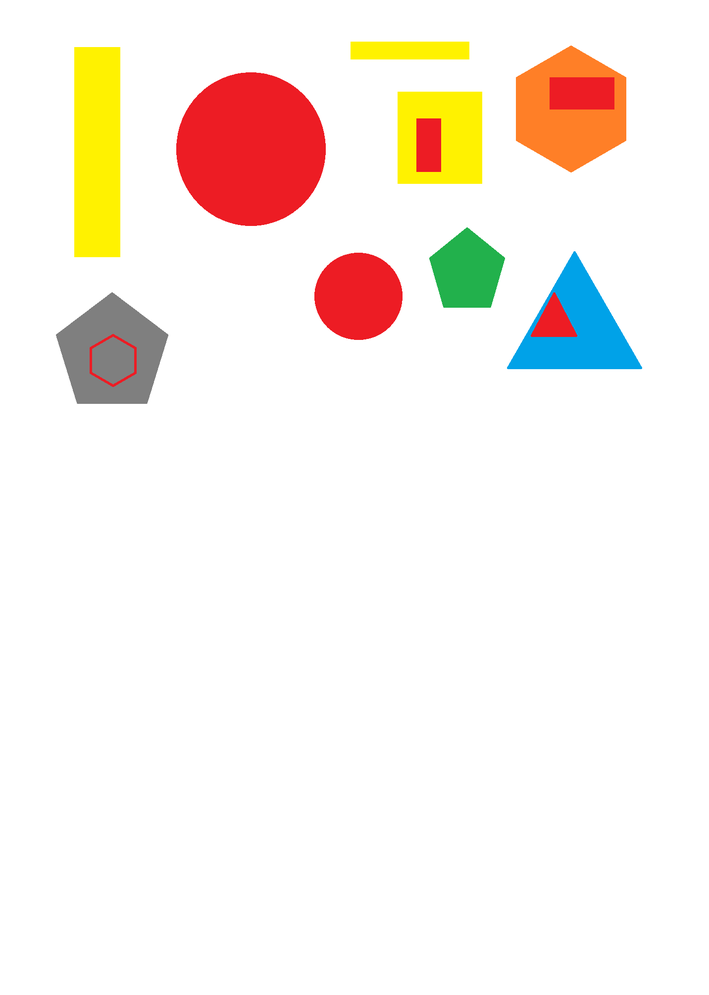
#> input picture Images/pruebita.png, 709 x 995 px, shrunk from 1432 x 2008 before the run, found by its file name
$ python Figuras.py
#> lines starting #> are read from the running program, lines starting #| are printed output that depends on the picture; after the words box and inside, x2 and y2 are one past the last pixel; in counts of white or black regions, pixels touching at a corner belong together
import cv2
import numpy as np


imagen = cv2.imread('Images/pruebita.png')
#> imagen is the input picture: shape (995, 709, 3); mean B, G, R 234, 240.9, 248.9
imagenHSV = cv2.cvtColor(imagen,cv2.COLOR_BGR2HSV);
#> imagenHSV: shape (995, 709, 3); mean H, S, V 10, 22.2, 252
gray = cv2.cvtColor(imagen, cv2.COLOR_BGR2GRAY)
canny = cv2.Canny(gray, 10, 150)
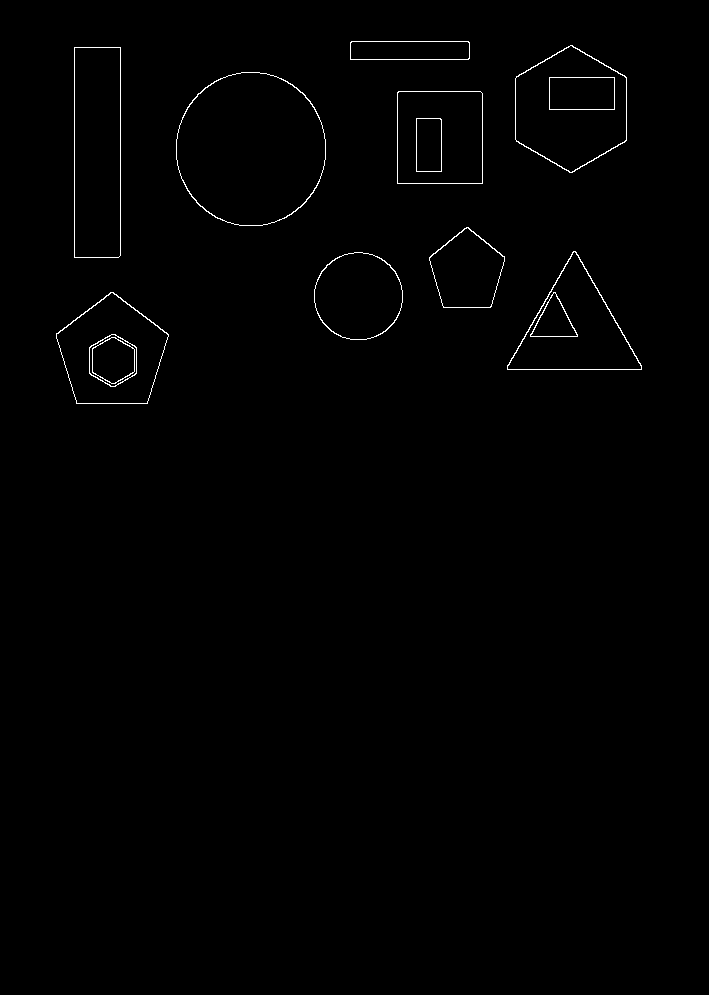
#> canny: shape (995, 709); 0.65% white in thin lines or dots, all inside (x1, y1, x2, y2) = (56, 41, 642, 404)
canny = cv2.dilate(canny, None, iterations=1)
#> canny: shape (995, 709); 2% white; 12 white regions, largest, box (x1, y1, x2, y2) and area: (506, 250, 643, 371) 2027, (175, 71, 327, 227) 1765, (73, 46, 122, 259) 1534
canny = cv2.erode(canny, None, iterations=1)

redBajo1 = np.array([0, 100, 20], np.uint8)
redAlto1 = np.array([8, 255, 255], np.uint8)
redBajo2=np.array([175, 100, 20], np.uint8)
redAlto2=np.array([179, 255, 255], np.uint8)
maskRed1 = cv2.inRange(imagenHSV, redBajo1, redAlto1)
#> maskRed1: shape (995, 709); 0.04% white in thin lines or dots, all inside (x1, y1, x2, y2) = (417, 77, 615, 336)
maskRed2 = cv2.inRange(imagenHSV, redBajo2, redAlto2)
#> maskRed2: shape (995, 709); 4.1% white; 6 white regions, box (x1, y1, x2, y2) and area: (176, 72, 326, 226) 18033, (314, 253, 403, 340) 6045, (550, 78, 614, 109) 1984, (417, 119, 441, 171) 1177, (531, 293, 577, 337) 1069, (89, 334, 137, 387) 439
mask = cv2.add(maskRed1, maskRed2)
#> mask: shape (995, 709); 4.1% white; 6 white regions, box (x1, y1, x2, y2) and area: (176, 72, 326, 226) 18033, (314, 253, 403, 340) 6045, (549, 77, 615, 110) 2176, (417, 119, 441, 172) 1272, (531, 293, 577, 337) 1084, (89, 334, 137, 387) 439

LimiteInferior = np.array([25,100,20],np.uint8)
LimiteSuperior = np.array([33,255,255],np.uint8)

maskY = cv2.inRange(imagenHSV, LimiteInferior, LimiteSuperior);
#> maskY: shape (995, 709); 2.6% white; 3 white regions, box (x1, y1, x2, y2) and area: (74, 47, 120, 257) 9660, (397, 92, 482, 184) 6468, (350, 42, 470, 60) 2142

LimiteInferior = np.array([81,100,20],np.uint8)
LimiteSuperior = np.array([125,255,255],np.uint8)
maskB = cv2.inRange(imagenHSV, LimiteInferior, LimiteSuperior);
#> maskB: shape (995, 709); 1% white; 1 white region, box (x1, y1, x2, y2) and area: (507, 251, 642, 369) 7039

LimiteInferior = np.array([34,100,20],np.uint8)
LimiteSuperior = np.array([80,255,255],np.uint8)
maskG = cv2.inRange(imagenHSV, LimiteInferior, LimiteSuperior);
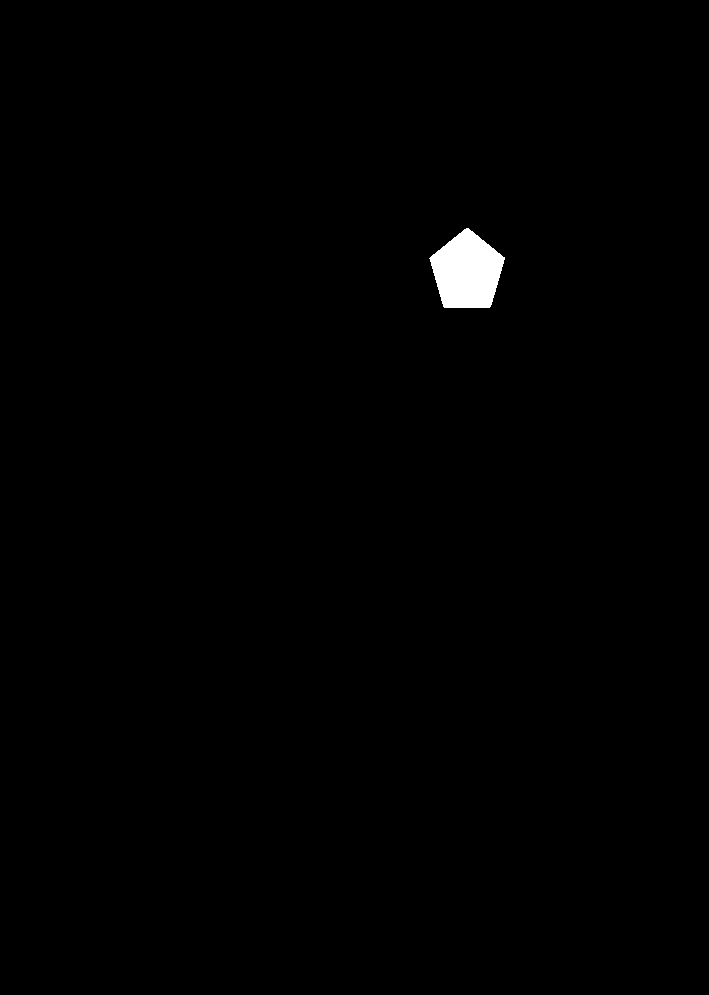
#> maskG: shape (995, 709); 0.6% white; 1 white region


cv2.imshow('image',mask)
cv2.waitKey(0)

contornos,_ = cv2.findContours(mask, cv2.RETR_EXTERNAL, cv2.CHAIN_APPROX_SIMPLE)
#> contornos = 6 contours; box (x1, y1, x2, y2) and area: (176, 72, 326, 226) 17818, (314, 253, 403, 340) 5920, (549, 77, 615, 110) 2079, (89, 334, 137, 387) 1844, (417, 119, 441, 172) 1196, (531, 293, 577, 337) 1017
contornosY,_ = cv2.findContours(maskY, cv2.RETR_EXTERNAL, cv2.CHAIN_APPROX_SIMPLE)
#> contornosY = 3 contours; box (x1, y1, x2, y2) and area: (74, 47, 120, 257) 9405, (397, 92, 482, 184) 7644, (350, 42, 470, 60) 2006
contornosB,_ = cv2.findContours(maskB, cv2.RETR_EXTERNAL, cv2.CHAIN_APPROX_SIMPLE)
#> contornosB = 1 contour; box (x1, y1, x2, y2) and area: (507, 251, 642, 369) 7968
contornosG,_ = cv2.findContours(maskG, cv2.RETR_EXTERNAL, cv2.CHAIN_APPROX_SIMPLE)
#> contornosG = 1 contour; box (x1, y1, x2, y2) and area: (429, 228, 505, 308) 4138
circ= [0,0,0,0];
tria = [0,0,0,0];
rect = [0,0,0,0];
cuad = [0,0,0,0];
pent = [0,0,0,0];
hex = [0,0,0,0];

for c in contornos:
    length = cv2.arcLength(c,True) #arcLength = perimeter
    epsilon = 0.01*length
    approx = cv2.approxPolyDP(c,epsilon,True) #  algoritmo de Douglas-Peucker - https://en.wikipedia.org/wiki/Ramer%E2%80%93Douglas%E2%80%93Peucker_algorithm
    print(len(approx))
    x,y,w,h = cv2.boundingRect(approx)
    if len(approx)==3:
      cv2.putText(imagen,'Triangulo', (x,y-5),1,1.5,(0,255,0),2)
      tria[2] += 1;
    if len(approx)==4:
      relacionAspecto = float(w)/h
      print('aspect_ratio= ', relacionAspecto)
      if relacionAspecto == 1:
        cv2.putText(imagen,'Cuadrado', (x,y-5),1,1.5,(0,255,0),2)
        cuad[2] += 1;
      else:
        cv2.putText(imagen,'Rectangulo', (x,y-5),1,1.5,(0,255,0),2)
        rect[2] += 1;
    if len(approx)==5:
      cv2.putText(imagen,'Pentagono', (x,y-5),1,1.5,(0,255,0),2)
      pent[2] +=1;
    if len(approx)==6:
      cv2.putText(imagen,'Hexagono', (x,y-5),1,1.5,(0,255,0),2)
      hex[2] += 1;
    if len(approx)>10:
      cv2.putText(imagen,'Circulo', (x,y-5),1,1.5,(0,255,0),2)
      circ[2] += 1;
    cv2.drawContours(imagen, [approx], 0, (0,255,0),2)
    cv2.imshow('image',imagen)
    cv2.waitKey(0)
#> this loop made 6 passes
#> (length, epsilon, approx, x, y, w, h, relacionAspecto) on passes 2, 4, 5: (150.2, 1.5, [[553, 293], [531, 336], [576, 336], [558, 299]], 531, 293, 46, 44, 1.05), (150, 1.5, [[417, 119], [417, 171], [440, 171], [440, 119]], 417, 119, 24, 53, 0.453), (192.8, 1.93, [[549, 77], [550, 109], [614, 108], [614, 77]], 549, 77, 66, 33, 2)
#> (printed output is left out)
#> after the loop, circ = [0, 0, 2, 0]; cuad = [0, 0, 0, 0]; hex = [0, 0, 1, 0]; pent = [0, 0, 0, 0]; rect = [0, 0, 3, 0]; tria = [0, 0, 0, 0]


for c in contornosY:
    length = cv2.arcLength(c,True) #arcLength = perimeter
    epsilon = 0.01*length
    approx = cv2.approxPolyDP(c,epsilon,True) #  algoritmo de Douglas-Peucker - https://en.wikipedia.org/wiki/Ramer%E2%80%93Douglas%E2%80%93Peucker_algorithm
    print(len(approx))
    x,y,w,h = cv2.boundingRect(approx)
    if len(approx)==3:
      cv2.putText(imagen,'Triangulo', (x,y-5),1,1.5,(0,255,0),2)
      tria[3] += 1;
    if len(approx)==4:
      relacionAspecto = float(w)/h
      print('aspect_ratio= ', relacionAspecto)
      if relacionAspecto == 1:
        cv2.putText(imagen,'Cuadrado', (x,y-5),1,1.5,(0,255,0),2)
        cuad[3] += 1;
      else:
        cv2.putText(imagen,'Rectangulo', (x,y-5),1,1.5,(0,255,0),2)
        rect[3] += 1;
    if len(approx)==5:
      cv2.putText(imagen,'Pentagono', (x,y-5),1,1.5,(0,255,0),2)
      pent[3] +=1;
    if len(approx)==6:
      cv2.putText(imagen,'Hexagono', (x,y-5),1,1.5,(0,255,0),2)
      hex[3] += 1;
    if len(approx)>10:
      cv2.putText(imagen,'Circulo', (x,y-5),1,1.5,(0,255,0),2)
      circ[3] += 1;
    cv2.drawContours(imagen, [approx], 0, (0,255,0),2)
    cv2.imshow('image',imagen)
    cv2.waitKey(0)
#> this loop made 3 passes
#> (length, epsilon, approx, x, y, w, h, relacionAspecto) on passes 1 to 3: (349.4, 3.49, [[397, 92], [397, 182], [481, 183], [481, 92]], 397, 92, 85, 92, 0.924), (508, 5.08, [[74, 47], [74, 256], [119, 256], [119, 47]], 74, 47, 46, 210, 0.219), (270.2, 2.7, [[350, 42], [351, 59], [469, 58], [468, 42]], 350, 42, 120, 18, 6.67)
#> (printed output is left out)
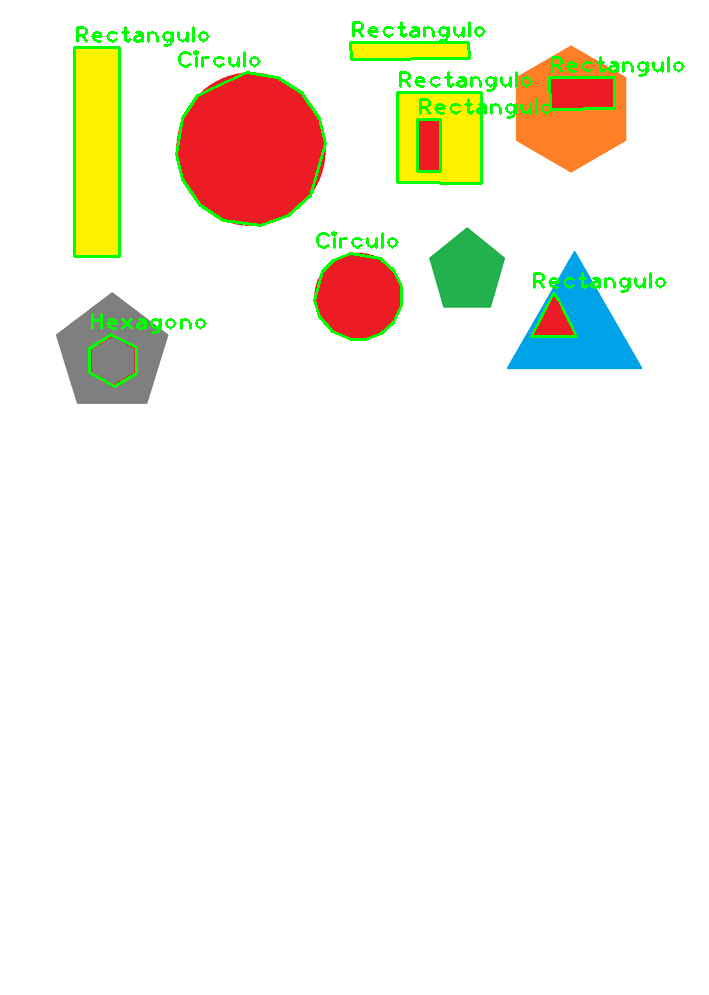
#> imagen: shape (995, 709, 3); mean B, G, R 231.3, 242.2, 244.2
#> after the loop, rect = [0, 0, 3, 3]

for c in contornosB:
    length = cv2.arcLength(c,True) #arcLength = perimeter
    epsilon = 0.01*length
    approx = cv2.approxPolyDP(c,epsilon,True) #  algoritmo de Douglas-Peucker - https://en.wikipedia.org/wiki/Ramer%E2%80%93Douglas%E2%80%93Peucker_algorithm
    print(len(approx))
    x,y,w,h = cv2.boundingRect(approx)
    if len(approx)==3:
      cv2.putText(imagen,'Triangulo', (x,y-5),1,1.5,(0,255,0),2)
      tria[0] += 1;
    if len(approx)==4:
      relacionAspecto = float(w)/h
      print('aspect_ratio= ', relacionAspecto)
      if relacionAspecto == 1:
        cv2.putText(imagen,'Cuadrado', (x,y-5),1,1.5,(0,255,0),2)
        cuad[0] += 1;
      else:
        cv2.putText(imagen,'Rectangulo', (x,y-5),1,1.5,(0,255,0),2)
        rect[0] += 1;
    if len(approx)==5:
      cv2.putText(imagen,'Pentagono', (x,y-5),1,1.5,(0,255,0),2)
      pent[0] +=1;
    if len(approx)==6:
      cv2.putText(imagen,'Hexagono', (x,y-5),1,1.5,(0,255,0),2)
      hex[0] += 1;
    if len(approx)>10:
      cv2.putText(imagen,'Circulo', (x,y-5),1,1.5,(0,255,0),2)
      circ[0] += 1;
    cv2.drawContours(imagen, [approx], 0, (0,255,0),2)
    cv2.imshow('image',imagen)
    cv2.waitKey(0)
#> this loop made 1 pass
#> (length, epsilon, approx, x, y, w, h) on pass 1: (423.5, 4.24, [[574, 251], [507, 368], [641, 368]], 507, 251, 135, 118)
#> (printed output is left out)
#> after the loop, tria = [1, 0, 0, 0]

for c in contornosG:
    length = cv2.arcLength(c,True) #arcLength = perimeter
    epsilon = 0.01*length
    approx = cv2.approxPolyDP(c,epsilon,True) #  algoritmo de Douglas-Peucker - https://en.wikipedia.org/wiki/Ramer%E2%80%93Douglas%E2%80%93Peucker_algorithm
    print(len(approx))
    x,y,w,h = cv2.boundingRect(approx)
    if len(approx)==3:
      cv2.putText(imagen,'Triangulo', (x,y-5),1,1.5,(0,255,0),2)
      tria[1] += 1;
    if len(approx)==4:
      relacionAspecto = float(w)/h
      print('aspect_ratio= ', relacionAspecto)
      if relacionAspecto == 1:
        cv2.putText(imagen,'Cuadrado', (x,y-5),1,1.5,(0,255,0),2)
        cuad[1] += 1;
      else:
        cv2.putText(imagen,'Rectangulo', (x,y-5),1,1.5,(0,255,0),2)
        rect[1] += 1;
    if len(approx)==5:
      cv2.putText(imagen,'Pentagono', (x,y-5),1,1.5,(0,255,0),2)
      pent[1] +=1;
    if len(approx)==6:
      cv2.putText(imagen,'Hexagono', (x,y-5),1,1.5,(0,255,0),2)
      hex[1] += 1;
    if len(approx)>10:
      cv2.putText(imagen,'Circulo', (x,y-5),1,1.5,(0,255,0),2)
      circ[1] += 1;
    cv2.drawContours(imagen, [approx], 0, (0,255,0),2)
    cv2.imshow('image',imagen)
    cv2.waitKey(0)
#> this loop made 1 pass
#> (length, epsilon, x, y, w, h) on pass 1: (255.9, 2.56, 429, 228, 76, 80)
#> (printed output is left out)
#> pass 1, `cv2.imshow('image',imagen)`:
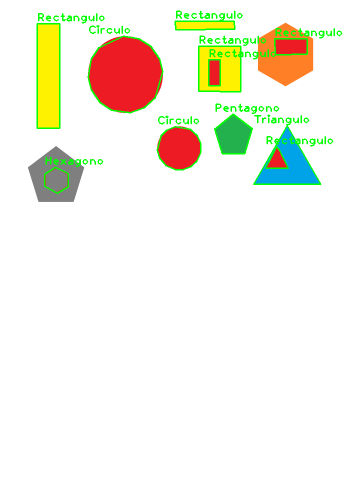
#> window 'image': shape (995, 709, 3) (shown at 1/2 size); mean B, G, R 230.4, 242.4, 243.5
#> after the loop, pent = [0, 1, 0, 0]


cv2.putText(imagen,'Triangulos: '+str(tria), (0,20),1,1.5,(0,0,0),2);
cv2.putText(imagen,'Cuadrados: '+str(cuad), (0,40),1,1.5,(0,0,0),2);
cv2.putText(imagen,'Rectangulos: '+str(rect), (0,60),1,1.5,(0,0,0),2);
cv2.putText(imagen,'Pentagonos: '+str(pent), (0,80),1,1.5,(0,0,0),2);
cv2.putText(imagen,'Hexagonos: '+str(hex), (0,100),1,1.5,(0,0,0),2);
cv2.putText(imagen,'Circulos: '+str(circ), (0,120),1,1.5,(0,0,0),2);
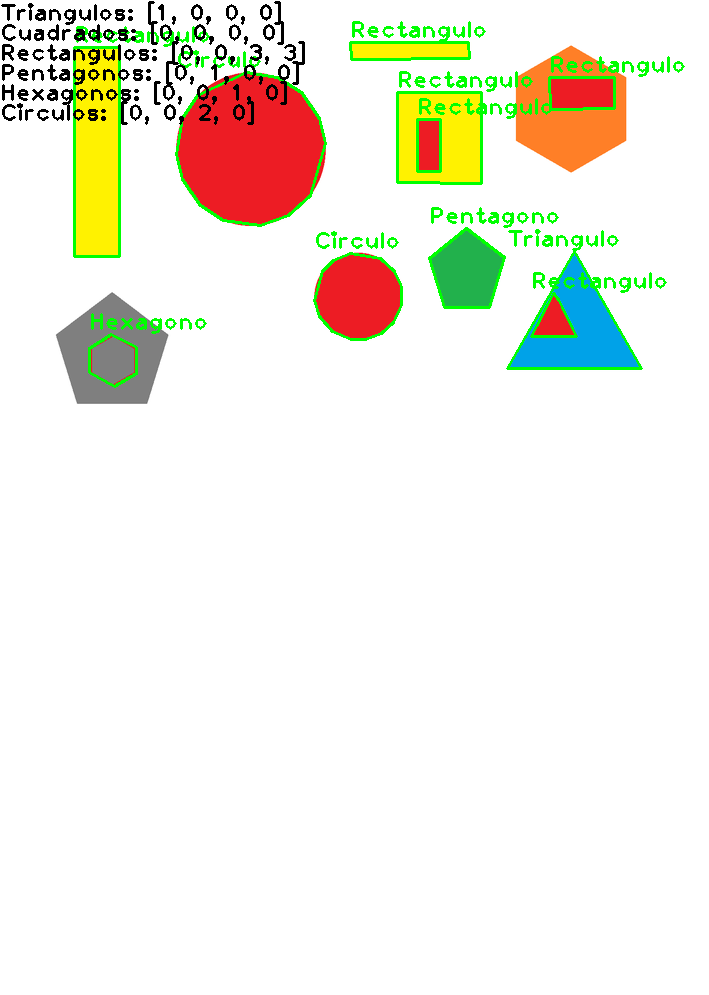
#> imagen: shape (995, 709, 3); mean B, G, R 228, 239.6, 240.6
cv2.imshow('image',imagen)
cv2.waitKey(0)
